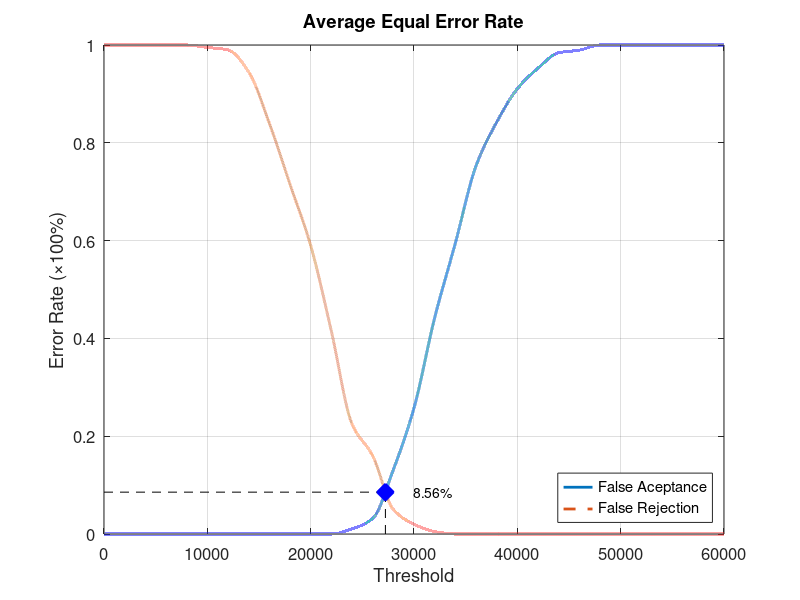
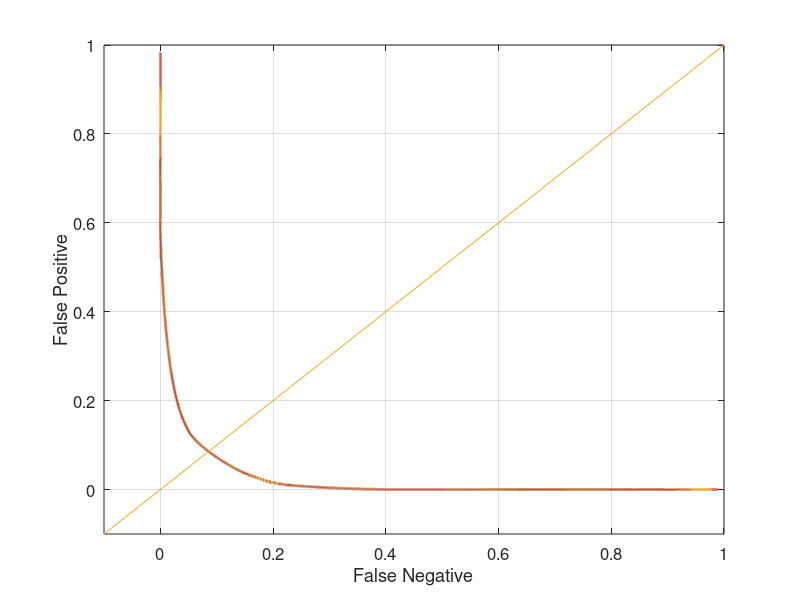

These figures' MATLAB source, in order:
function yEER = Database3_1
close all;
clear;
clc;
x = 0:2000:60000;
xq = 0:0.5:60000;

y0 = [0 0 0 0 0 0 0 0 0 0 0 0 0.0105263 0.0315789 0.131579 0.257895 0.442105 0.594737 0.752632 0.842105 0.910526 0.952632 0.984211 0.989474 1 1 1 1 1 1 1];
yy0 = interp1(x, y0, xq, 'pchip');
y1 = [1 1 1 1 1 0.995 0.99 0.945 0.84 0.715 0.59 0.415 0.225 0.16 0.05 0.02 0.005 0 0 0 0 0 0 0 0 0 0 0 0 0 0];
yy1 = interp1(x, y1, xq, 'pchip');

% Calculating EER: 
y2 = abs(y0 - y1);
find(y2 == min(y2))
yy2 = abs(yy0 - yy1);
xEER = find(yy2 == min(yy2));
xEERIndex = xq(xEER) % X-axis EER
yEER = yy0(xEER) % Y-axis EER

main = figure
plot(xq, yy0,'-','LineWidth', 2);	hold on
plot(xq, yy1,'--','LineWidth', 2);	hold on
plot([xEERIndex xEERIndex], [0 yEER], 'k--');	hold on
plot([0 xEERIndex], [yEER yEER], 'k--');	hold on
plot(xEERIndex, yEER, 'bx', 'LineWidth', 10);	hold on
text(xEERIndex + 10 * xEERIndex / 100, yEER, [num2str(round((10000 * yEER)) / 100) '%'])
legend('False Aceptance', 'False Rejection', 'Location', 'SouthEast')
xlabel('Threshold')
ylabel('Error Rate (\times100%)')
title('Average Equal Error Rate')
set(gca, 'FontSize', 12)
axis([0 60000 0 1])
grid on

print(main, 'Database3_1Main', '-dpng');
FNRxFPR = figure('Color', [1 1 1]);
plot(yy1, yy0, '-', yy1, yy0, 'LineWidth', 2);
hold on
y = -0.1:0.1:1
plot(y, y); 
set(gca, 'FontSize', 12)
xlabel('False Negative')
ylabel('False Positive')
axis([-0.1 1 -0.1 1])
set(gca, 'FontSize', 12)
grid on

print(FNRxFPR, 'Database3_1FNRxFPR','-dpng');
end
